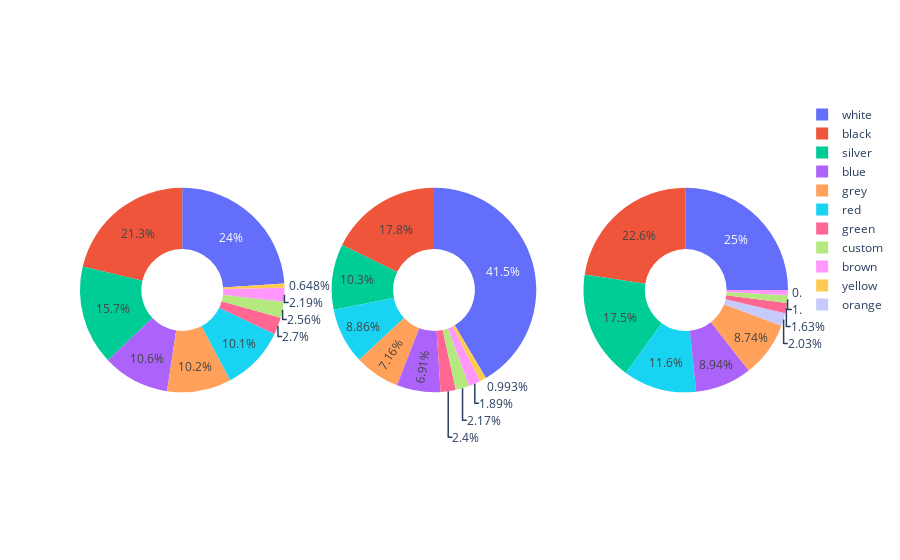

Notebook code cell kept with this figure:
### Code cell
gasLabels = df[df["fuel"]=="gas"].paint_color.value_counts().head(10).index
gasValues = df[df["fuel"]=="gas"].paint_color.value_counts().head(10).values
dieselLabels = df[df["fuel"]=="diesel"].paint_color.value_counts().head(10).index
dieselValues = df[df["fuel"]=="diesel"].paint_color.value_counts().head(10).values
electricLabels = df[df["fuel"]=="electric"].paint_color.value_counts().head(10).index
electricValues = df[df["fuel"]=="electric"].paint_color.value_counts().head(10).values

from plotly.subplots import make_subplots

# Create subplots: use 'domain' type for Pie subplot
fig = make_subplots(rows=1, cols=3, specs=[[{'type':'domain'}, {'type':'domain'}, {'type':'domain'}]])
fig.add_trace(go.Pie(labels=gasLabels, values=gasValues, name="Gas Car"),
              1, 1)
fig.add_trace(go.Pie(labels=dieselLabels, values=dieselValues, name="Diesel Car"),
              1, 2)
fig.add_trace(go.Pie(labels=electricLabels, values=electricValues, name="Electric Car"),
              1, 3)

# Use `hole` to create a donut-like pie chart
fig.update_traces(hole=.4, hoverinfo="label+percent+name")

fig.show()

### Figure 1 — Plotly figure (JSON) as saved in the notebook; plotly's stock layout.template omitted (floating-point values rounded to 4 significant figures)
{"data": [{"domain": {"x": [0, 0.2889], "y": [0, 1]}, "hole": 0.4, "hoverinfo": "label+percent+name", "labels": ["white", "black", "silver", "blue", "grey", "red", "green", "custom", "brown", "yellow"], "name": "Gas Car", "type": "pie", "values": [75410, 67031, 49428, 33245, 31911, 31851, 8492, 8055, 6896, 2036]}, {"domain": {"x": [0.3556, 0.6444], "y": [0, 1]}, "hole": 0.4, "hoverinfo": "label+percent+name", "labels": ["white", "black", "silver", "red", "grey", "blue", "green", "custom", "brown", "yellow"], "name": "Diesel Car", "type": "pie", "values": [11996, 5133, 2984, 2559, 2067, 1996, 692, 627, 547, 287]}, {"domain": {"x": [0.7111, 1], "y": [0, 1]}, "hole": 0.4, "hoverinfo": "label+percent+name", "labels": ["white", "black", "silver", "red", "blue", "grey", "orange", "green", "custom", "brown"], "name": "Electric Car", "type": "pie", "values": [123, 111, 86, 57, 44, 43, 10, 8, 6, 4]}], "layout": {}}
